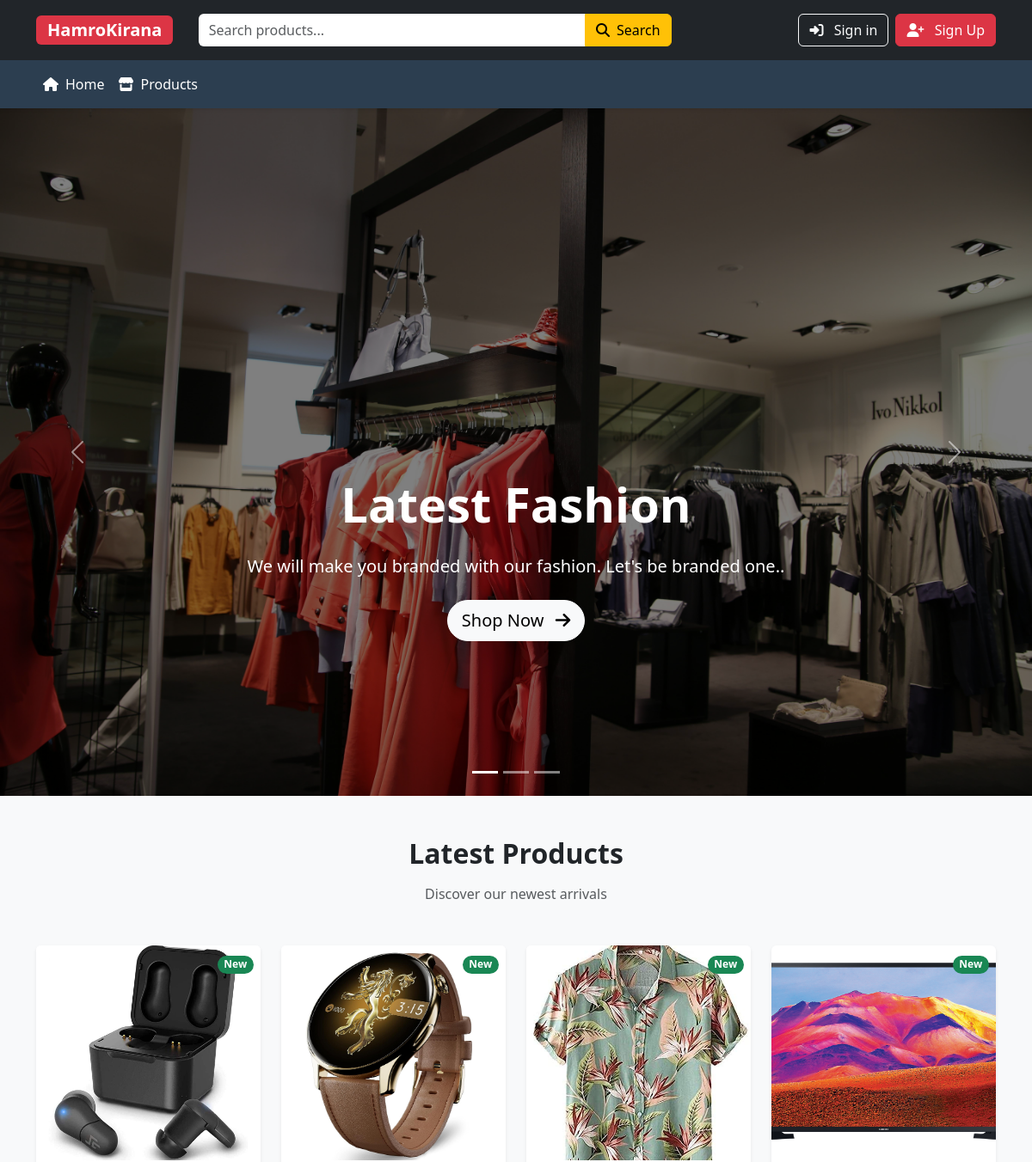
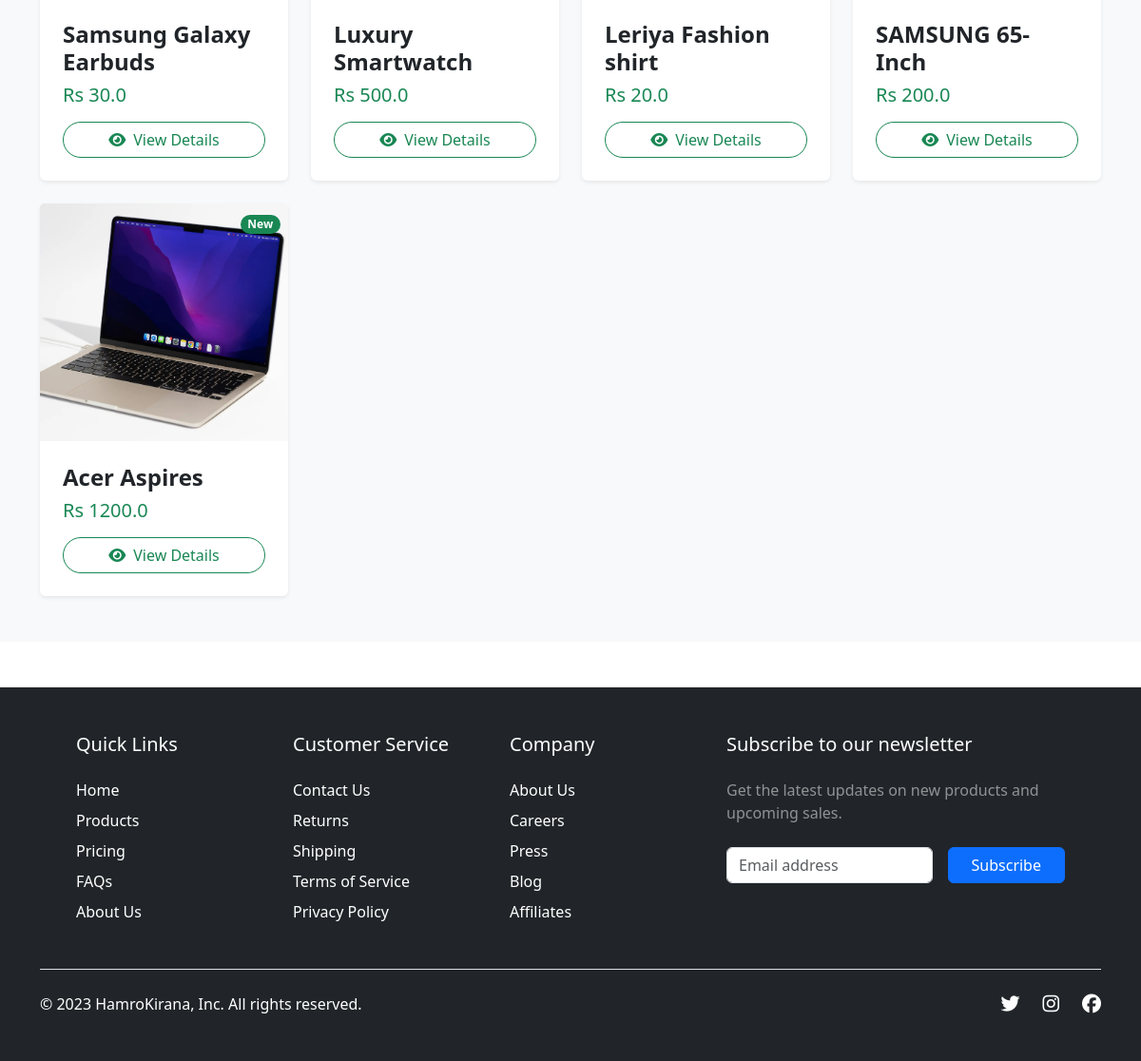
The page / on the database its author committed (2 pictures, top to bottom).
### products/models.py (models this page shows, shortened)
class Products(models.Model):
    product_name = models.CharField(max_length=100)
    product_price = models.FloatField()
    product_image = models.FileField(upload_to="static/uploads", null = True)
    product_quantity = models.IntegerField()
    product_description = models.TextField()
    category = models.ForeignKey(Category,on_delete=models.CASCADE)
    created_at = models.DateTimeField(auto_now_add=True)
    class Meta:
        verbose_name_plural = ('Products')

### userpage/views.py (the view)
# urls.py: path('',views.home_page, name="homepage"),
def home_page(request):
    products = Products.objects.all().order_by('-id')[:8]
    context = {
        'products': products
    }
    return render(request,"client/homepage.html",context)

### userpage/templates/client/homepage.html (shortened to what this page needs)
{% extends "client/layouts.html" %}
{% load static %}
{% block main_content %}
{% include 'client/includes/carousel.html' %}
<div class="bg-light py-5">
  <div class="container">
    <div class="text-center mb-5">
      <h2 class="fw-bold mb-3">Latest Products</h2>
      <p class="text-muted">Discover our newest arrivals</p>
    </div>
    <div class="row row-cols-1 row-cols-sm-2 row-cols-md-3 row-cols-lg-4 g-4">
      {% for product in products %}
      <div class="col" data-aos="fade-up" data-aos-duration="1000" data-aos-delay="{{ forloop.counter0 }}00">
        <div class="card h-100 border-0 shadow-sm hover-shadow transition">
          <div class="position-relative">
            <img src="/{{product.product_image}}"
                 class="card-img-top"
                 alt="{{product.product_name}}"
                 style="height: 250px; object-fit: cover;">
            <div class="position-absolute top-0 end-0 p-2">
              <span class="badge bg-success rounded-pill">New</span>
            </div>
          </div>
          <div class="card-body d-flex flex-column p-4">
            <h4 class="card-title fw-bold mb-2">{{product.product_name}}</h4>
            <h5 class="card-text text-success mb-3">Rs {{product.product_price}}</h5>
            <a href="{% url 'product_detail' product.id %}"
               class="btn btn-outline-success mt-auto rounded-pill hover-scale">
              <i class="fas fa-eye me-2"></i>View Details
            </a>
          </div>
        </div>
      </div>
      {% endfor %}
    </div>
  </div>
</div>
{% endblock %}

### userpage/templates/client/includes/navbar.html (style rules this page uses)
.transition { transition: all 0.3s ease; }

### userpage/templates/client/includes/carousel.html (style rules this page uses)
.transition { transition: all .3s ease; }

### userpage/templates/client/homepage.html (style rules this page uses)
.transition { transition: all .3s ease; }

### rows shown on the page
Products: product_image (picture), product_name "Samsung Galaxy Earbuds", product_price "30.0"
Products: product_image (picture), product_name "Luxury Smartwatch", product_price "500.0"
Products: product_image (picture), product_name "Leriya Fashion shirt", product_price "20.0"
Products: product_image (picture), product_name "SAMSUNG 65-Inch", product_price "200.0"
Products: product_image (picture), product_name "Acer Aspires", product_price "1200.0"
